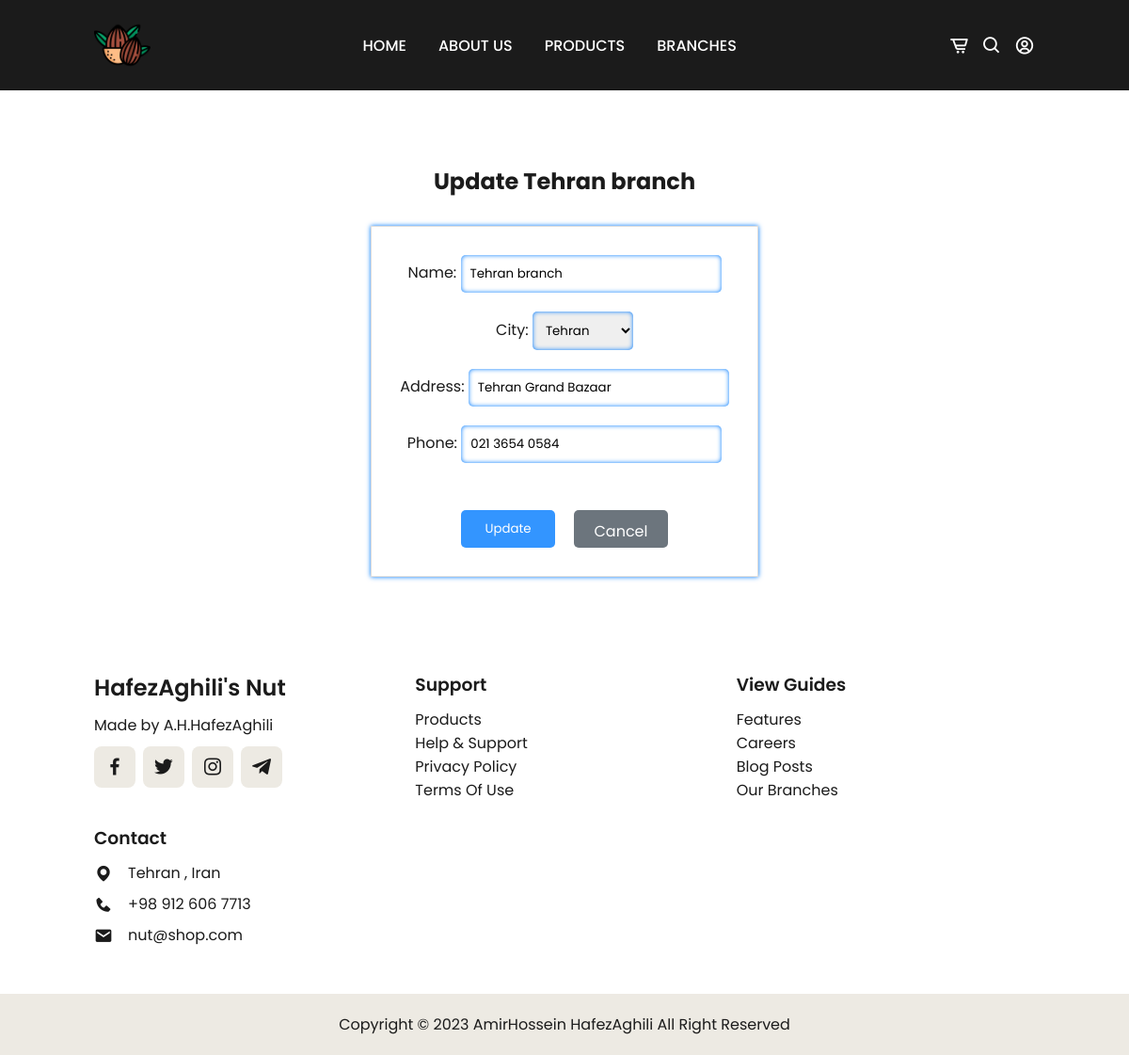
/panel/inventory/1/edit/, run on the app's committed database.
### pages/models.py (models this page shows)
class Inventory(models.Model):
    name = models.CharField(max_length=50 , blank=True)
    city = models.ForeignKey('City' , on_delete=models.CASCADE)
    address = models.CharField(max_length=50 , blank=True)
    phone = models.CharField(max_length=50 , blank=True)
    def __str__(self):
        return self.name

class City(models.Model):
    city = models.CharField(max_length=50)
    def __str__(self):
        return self.city

### pages/views.py (the view)
# urls.py: path('panel/inventory/<int:pk>/edit/', InventoryUpdateView.as_view(), name='inventory_update'),
class InventoryUpdateView(UpdateView):
    model = Inventory
    template_name = 'panel/inventory/inventory_update.html'
    fields =  '__all__'
    success_url = reverse_lazy('inventory_view')

### templates/panel/inventory/inventory_update.html (shortened to what this page needs)
{% extends 'register_base.html' %}
{% load static %}
    {% block styles %}
    <link rel="stylesheet" type="text/css" href="{% static 'css/stylesUpdateView.css' %}">
    {% endblock %}
{% block content %}
<br><br>
<div class="update-view-container">
  <h2 class="update-title">Update {{ object }}</h2>
  <form method="post" class="update-form">
    {{ form.as_p }}
    <div class="update-buttons">
      <button type="submit" class="update-btn update-btn-submit">Update</button>
      <a class="update-btn update-btn-cancel" href="{% url 'inventory_view' %}">Cancel</a>
    </div>
  </form>
</div>
<br><br>
{% endblock %}

### static/css/stylesHome.css (style rules this page uses)
* { font-family: 'Poppins', sans-serif; margin: 0; padding: 0; box-sizing: border-box; scroll-padding-top: 4rem; scroll-behavior: smooth; list-style: none; text-decoration: none; }
:root { --main-color:#bc9667; --second-color:#edeae3; --text-color:#1b1b1b; --bg-color:#ffffff; --box-shadow: 2px 2px 10px 4px rgb(14 55 54 / 15%); }
body { color: var(--text-color); }

### static/css/stylesUpdateView.css (style rules this page uses)
.update-view-container { display: flex; flex-direction: column; justify-content: center; align-items: center; margin-top: 50px; }
.update-title { font-size: 24px; margin-bottom: 30px; }
.update-form { display: flex; flex-direction: column; justify-content: center; align-items: center; padding: 30px; border: 1px solid #ddd; box-shadow: 0 0 5px #007bff; }
form input[type="text"],input[type="number"],input[type="file"],select, form textarea { margin-bottom: 20px; padding: 10px; border: none; border-radius: 5px; box-shadow: inset 0 0 5px #007bff; }
.update-buttons { display: flex; justify-content: center; align-items: center; margin-top: 30px; }
.update-btn { padding: 10px 20px; border: none; border-radius: 5px; text-decoration: none; color: #fff; transition: background-color 0.3s ease; width: 100px; height: 40px; text-align: center; }
.update-btn-submit { background-color: rgba(0, 123, 255, 0.8); }
.update-btn-cancel { background-color: #6c757d; margin-left: 20px; }

### data on the page
Inventory: name "Tehran branch", address "Tehran Grand Bazaar", phone "021 3654 0584"
City: city "Tehran"
